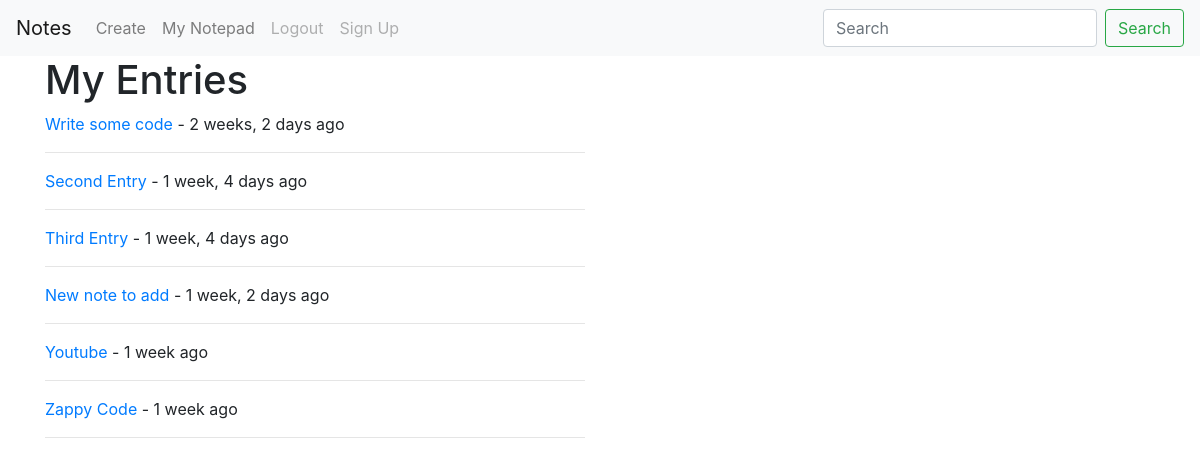
Page /entries/ (signed in) on the earlier database version.
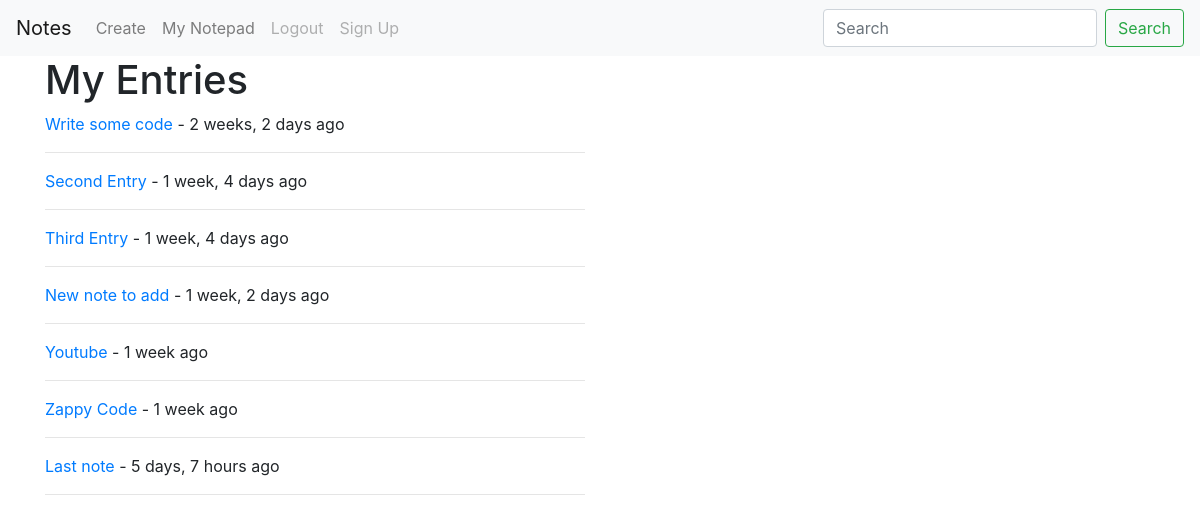
Same page on the later database version.
### notes/models.py (models this page shows, shortened)
class Entry(models.Model):
    user = models.ForeignKey(User, on_delete=models.CASCADE)
    title = models.CharField(max_length=120)
    description = models.TextField()
    timestamp = models.DateTimeField(auto_now_add=True)  # moment it's added
    updated = models.DateTimeField(auto_now=True)  # moment it's updated
    image = models.ImageField(null=True, blank=True)
    def get_absolute_url(self):
        return '/entries/{0}/'.format(self.id)

### notes/views.py (the view)
# urls.py: path('', entry_list, name='entry-list'),
@login_required
def entry_list(request):
    entries = Entry.objects.filter(user=request.user)
    query = request.GET.get('q')
    if query:
        entries = entries.filter(
                    Q(title__icontains=query)|
                    Q(description__icontains=query)
                    ).distinct()
    context = {
        'object_list': entries
    }
    return render(request, 'notes/entries.html', context)

### notes/templates/notes/entries.html
{% extends 'base.html' %} {% block content %}
<div class="container">
  <div class="row">
    <div class="col-sm-offset-3 col-sm-6">
      <h1>My Entries</h1>
      <table class="table">
        {% for object in object_list %}
        <p><a href="{{ object.get_absolute_url }}">{{ object.title }}</a> - {{ object.timestamp|timesince }} ago</p>
        <hr> {% endfor %}
      </table>
    </div>
  </div>
</div>
{% endblock %}

Differences in the rows shown:
added Entry: title "Last note", timestamp "5 days, 7 hours"
